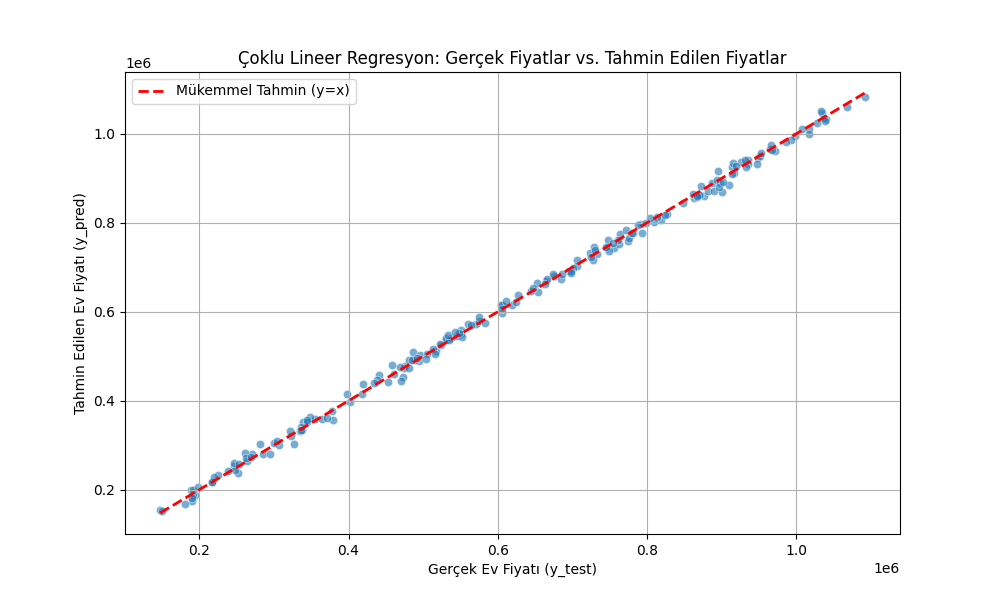

Here is the Python script that generated this plot:
import pandas as pd
from sklearn.model_selection import train_test_split
import numpy as np
from sklearn.linear_model import LinearRegression
from sklearn.metrics import mean_squared_error, mean_absolute_error, r2_score
import matplotlib.pyplot as plt
import seaborn as sns
import time  # Süre ölçümü için eklendi

# --- VERİ YÜKLEME VE AYIRMA ---
file_path = 'house_price_regression_dataset.csv'
df = pd.read_csv(file_path)
y = df['House_Price']
X = df.drop('House_Price', axis=1)
X_train, X_test, y_train, y_test = train_test_split(X, y, test_size=0.2, random_state=42)
# --- BİTTİ ---

print("--- Çoklu Lineer Regresyon (Tüm Özellikler) ---")

# --- Eğitim Süresi Ölçümü ---
# time.time() YERİNE time.perf_counter() KULLANILDI
start_train = time.perf_counter()
multi_model = LinearRegression()
multi_model.fit(X_train, y_train)
train_time = time.perf_counter() - start_train
# --- BİTTİ ---

# --- Tahmin Süresi Ölçümü ---
# time.time() YERİNE time.perf_counter() KULLANILDI
start_pred = time.perf_counter()
y_pred_multi = multi_model.predict(X_test)
pred_time = time.perf_counter() - start_pred
# --- BİTTİ ---

r2_multi = r2_score(y_test, y_pred_multi)
mae_multi = mean_absolute_error(y_test, y_pred_multi)
rmse_multi = np.sqrt(mean_squared_error(y_test, y_pred_multi))

print(f"\n--- Performans Metrikleri ---")
print(f"R-Kare (R2): {r2_multi:.4f}")
print(f"Ortalama Mutlak Hata (MAE): {mae_multi:.2f}")
print(f"Kök Ortalama Kare Hata (RMSE): {rmse_multi:.2f}")

print(f"\n--- Süre Metrikleri ---")
print(f"Eğitim Süresi: {train_time:.6f} saniye")
print(f"Tahmin Süresi: {pred_time:.6f} saniye")

print("\n--- Model Katsayıları (Özelliklerin Etkisi) ---")
coefficients = pd.DataFrame(multi_model.coef_, X.columns, columns=['Katsayı (Coefficient)'])
print(coefficients.sort_values('Katsayı (Coefficient)', ascending=False))

# Görselleştirme
plt.figure(figsize=(10, 6))
sns.scatterplot(x=y_test, y=y_pred_multi, alpha=0.6)
plt.plot([y_test.min(), y_test.max()], [y_test.min(), y_test.max()], 'r--', linewidth=2, label='Mükemmel Tahmin (y=x)')
plt.title('Çoklu Lineer Regresyon: Gerçek Fiyatlar vs. Tahmin Edilen Fiyatlar')
plt.xlabel('Gerçek Ev Fiyatı (y_test)')
plt.ylabel('Tahmin Edilen Ev Fiyatı (y_pred)')
plt.legend()
plt.grid(True)
plt.savefig('multiple_linear_regression.png')
print("\nGrafik 'multiple_linear_regression.png' olarak kaydedildi.")
